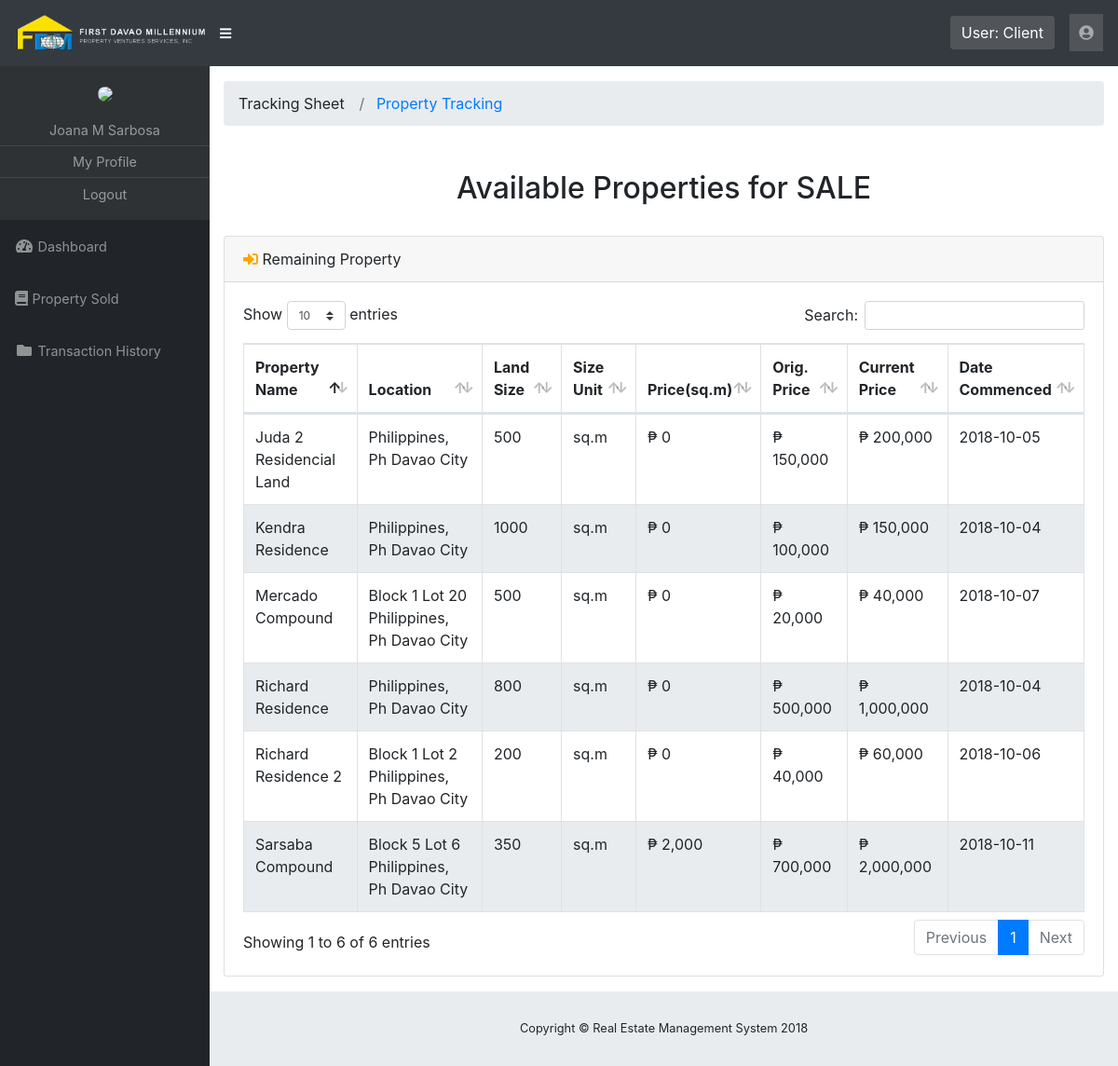
The page /rems/pages/property-tracking.php (signed in) on the database its author committed.
### tables this page shows
CREATE TABLE IF NOT EXISTS `property` (
  `id` int(11) NOT NULL AUTO_INCREMENT,
  `client_id` int(11) NOT NULL,
  `property_relation` tinyint(2) NOT NULL DEFAULT '0',
  `date_management_commence` date NOT NULL,
  `property_name` varchar(150) NOT NULL,
  `block` int(11) NOT NULL DEFAULT '0',
  `lot` int(11) NOT NULL DEFAULT '0',
  `address` varchar(255) NOT NULL,
  `city` varchar(100) NOT NULL,
  `postal_code` int(11) NOT NULL,
  `property_size` varchar(100) NOT NULL,
  `subject_to` tinyint(2) NOT NULL DEFAULT '0',
  `price_per_sqm` int(11) NOT NULL,
  `price_bought` int(11) NOT NULL,
  `price` int(11) NOT NULL,
  `size_unit` tinyint(2) NOT NULL DEFAULT '0',
  `payment_mode` tinyint(2) NOT NULL DEFAULT '0',
  `monthly_payment` int(11) NOT NULL,
  `property_type` tinyint(2) NOT NULL DEFAULT '0',
  `caretaker` tinyint(2) NOT NULL DEFAULT '0',
  `additional_info` varchar(500) NOT NULL,
  `property_condition` tinyint(2) NOT NULL DEFAULT '0',
  `availability` tinyint(2) NOT NULL DEFAULT '0',
  `image_path` varchar(150) NOT NULL DEFAULT 'no-image-land.png',
  `isdevided` int(11) NOT NULL DEFAULT '0',
  `deleted` tinyint(2) NOT NULL DEFAULT '0',
  PRIMARY KEY (`id`)
);

### rems/pages/property-tracking.php (the view, shortened to what this page needs)
<?php
	include '../template/header.php';
?>
  <div id="content-wrapper">
    <div class="container-fluid">
      <ol class="breadcrumb">
        <li class="breadcrumb-item">
          Tracking Sheet
        </li>
        <li class="breadcrumb-item active">
        <a href="legal-documents.php">Property Tracking</a></li>
      </ol>
       <div class="row">
         <div class="col-lg-12">
         	<h2 class="text-center" style="margin: 1em 0;">Available Properties for <span class="btn-sale">sale</span></h2>
          <div class="card mb-3">
            <div class="card-header">
           <i class="fas fa-sign-in-alt myiconcolor"></i>
             Remaining Property</div>
            <div class="card-body">
              <div class="table-responsive">
                <table class="table table-bordered" id="dataTable" width="100%" cellspacing="0">
                  <thead>
                    <tr>
                      <th>Property Name</th>
                      <th>Location</th>
                      <th>Land Size</th>
                     <th>Size Unit</th>
                      <th>Price(sq.m)</th>
                      <th>Orig. Price</th>
                      <th>Current Price</th>
                      <th>Date Commenced</th>
                    </tr>
                  </thead>
                  <tbody>
                  <?php
                     $sql = "SELECT
                              id,
                              property_name,
                              property_size,
                              address,
                              city,
                              property_condition,
                              subject_to,
                              date_management_commence,
                              image_path,
                              size_unit,
                              price_bought,
                              price,
                              price_per_sqm,
                              block,
                              lot
                              FROM property
                              WHERE deleted = 0
                              AND availability = 0";
                     $result = mysqli_query($mysqli,$sql);
                      if (mysqli_num_rows($result) > 0) {
                         while($row = mysqli_fetch_assoc($result)) {
                         $block = $row['block'];
                         $lot = $row['lot'];
                          if($block == 0){
                          	$block = "";
                          }else{
                          	$block = "Block ".$block;
                          }
                          if($lot == 0){
                          	$lot = "";
                          }else{
                          	$lot = "Lot ".$lot;
                          }
                          $name 	= $row['property_name'];
                          $size 	= $row['property_size'];
                          $address 	= $block.' '.$lot.' '.$row['address'].' '.$row['city'];
                          $unit 	= $row['size_unit'];
                          $origPrice = number_format($row['price_bought']);
                          $price 	= number_format($row['price']);
                          $pricePerSqm = number_format($row['price_per_sqm']);
 						  $date_commence = $row['date_management_commence'];
                          $id = $row["id"];
                          if($unit == 0){
                          	$unit = "sq.m";
                          }else{
                          	$unit = "hectare";
                          }
                          echo '<tr class="tracking-table" onclick="showDetails('.$id.');">';
                          echo '<td>'.$name.'</td>';
                          echo '<td>'.$address.'</td>';
                          echo '<td>'.$size.'</td>';
                          echo '<td>'.$unit.'</td>';
                          echo '<td>₱ '.$pricePerSqm.'</td>';
                          echo '<td>₱ '.$origPrice.'</td>';
                          echo '<td>₱ '.$price.'</td>';
                          echo '<td>'.$date_commence.'</td>';
                          echo '</tr>';
                         }
                      }
                  ?>
                  </tbody>
                </table>
              </div>
            </div>
          </div>
         </div>
       </div>
    </div>
</div>
<?php
include '../template/footer.php';
?>

### rems/css/sb-admin.css (style rules this page uses)
html { position: relative; min-height: 100%; }
body { height: 100%; }
#wrapper #content-wrapper { overflow-x: hidden; width: 100%; padding-top: 1rem; padding-bottom: 80px; }
:root { --input-padding-x: 0.75rem; --input-padding-y: 0.75rem; }

### rems/css/style.css (style rules this page uses)
tr.even { background: #e9ecef; }
.myiconcolor { color:#ffa500; }

### rems/pages/property-tracking.php (style rules this page uses)
.btn-sale { text-transform: uppercase; }

### rows shown on the page
property: property_name "Kendra Residence", address "Philippines, Ph Davao City", property_size "1000", size_unit "sq.m", price_per_sqm "0", price_bought "100,000", price "150,000", date_management_commence "2018-10-04"
property: property_name "Richard Residence", address "Philippines, Ph Davao City", property_size "800", size_unit "sq.m", price_per_sqm "0", price_bought "500,000", price "1,000,000", date_management_commence "2018-10-04"
property: property_name "Juda 2 Residencial Land", address "Philippines, Ph Davao City", property_size "500", size_unit "sq.m", price_per_sqm "0", price_bought "150,000", price "200,000", date_management_commence "2018-10-05"
property: property_name "Richard Residence 2", address "Block 1 Lot 2 Philippines, Ph Davao City", property_size "200", size_unit "sq.m", price_per_sqm "0", price_bought "40,000", price "60,000", date_management_commence "2018-10-06"
property: property_name "Mercado Compound", address "Block 1 Lot 20 Philippines, Ph Davao City", property_size "500", size_unit "sq.m", price_per_sqm "0", price_bought "20,000", price "40,000", date_management_commence "2018-10-07"
property: property_name "Sarsaba Compound", address "Block 5 Lot 6 Philippines, Ph Davao City", property_size "350", size_unit "sq.m", price_per_sqm "2,000", price_bought "700,000", price "2,000,000", date_management_commence "2018-10-11"

### other values the page prints
$_SESSION['user_type'] "Client"
$name "Joana M Sarbosa"
